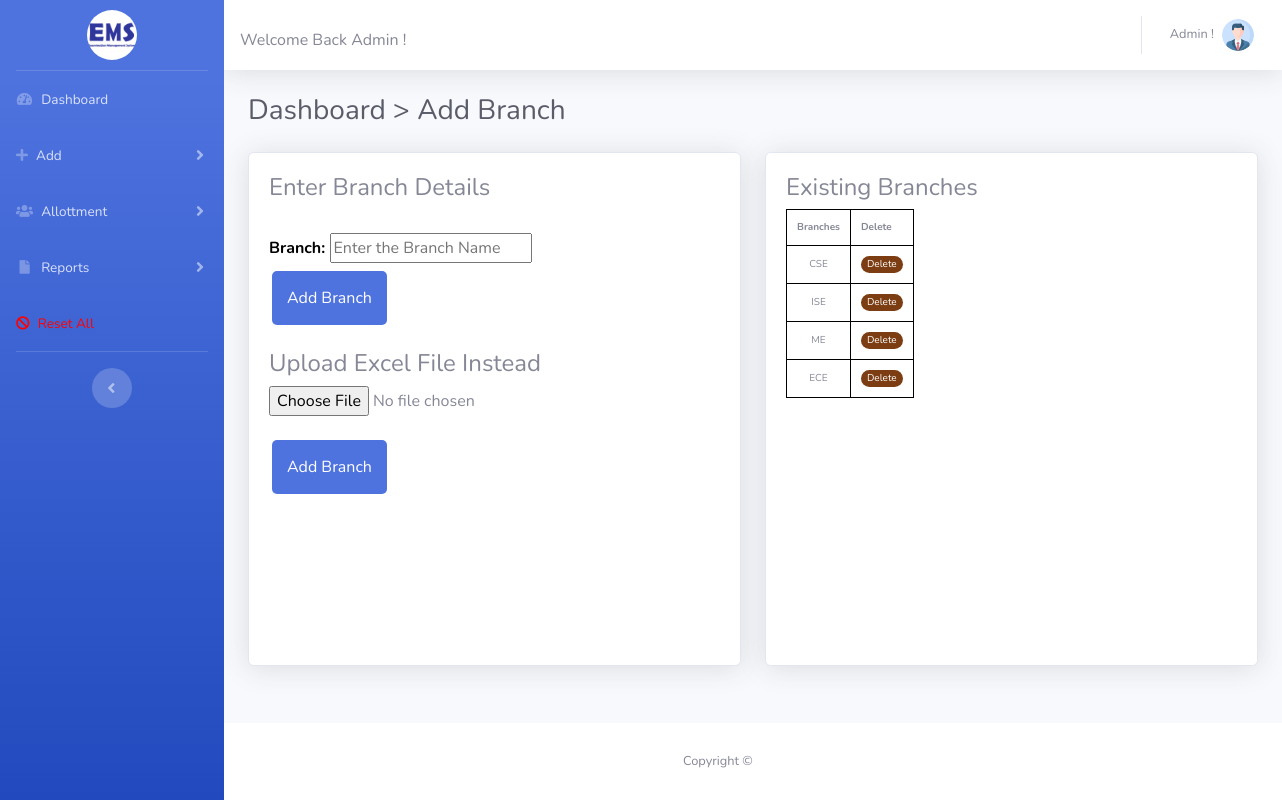
/addbranch.php (signed in), run on the app's committed database.
### tables this page shows
CREATE TABLE `branches` (
  `id` int(11) NOT NULL,
  `branch` varchar(255) NOT NULL
);

### addbranch.php (the view, shortened to what this page needs)
<?php
    include_once('addbranchxl.php');
    if (strlen($_SESSION['userid']==0)) {
    header('location:logout.php');
    }
    else
    {
?>
<!DOCTYPE html>
<html lang="en">
<head>
    <link href="vendor/fontawesome-free/css/all.min.css" rel="stylesheet" type="text/css">
    <link href="css/sb-admin-2.min.css" rel="stylesheet">
</head>
<body id="page-top">
    <div id="wrapper">
    <div style="z-index:1;">
    <div id="sb">
            <?php include_once('includes/sidebar.php');?>
        </div>
    </div>
        <div id="content-wrapper" class="d-flex flex-column">
            <div id="content">
                <?php include_once('includes/topbar.php');?>
                <div class="container-fluid" id="myModal">
                    <h1 class="h3 mb-4 text-gray-800">Dashboard > Add Branch</h1>
                    <div class="row">
                        <div class="col-lg-6">
                            <div class="card shadow mb-4">
                                <div class="card-body sc">
                                    <div class="form-group">
                                        <form method="post">
                                            <h4>Enter Branch Details</h4><br>
                                            <label>Branch: <input type="text" name="branch" placeholder="Enter the Branch Name" /></label><br>
                                            <input type="submit" name="add" value="Add Branch" id="add" class="mybtn"/><br>
                                        </form>
                                        <br>
                                        <h4>Upload Excel File Instead</h4>
                                        <form method="POST" enctype="multipart/form-data">
                                            <input type="file" name="file">
                                            <br><br>
                                            <input type="submit" name="addbranch" value="Add Branch" class="mybtn">
                                        </form>
                                    </div>
                                </div>
                            </div>
                        </div>
                        <div class="col-lg-6">
                            <div class="card shadow mb-4">
                                <div class="card-body sc">
                                    <div class="form-group">
                                        <form method="post">
                                            <h4>Existing Branches</h4>
                                            <table style="border-collapse: collapse; font-size:x-small;">
                                                <tr><th style="border:1px solid black; padding:10px;">Branches</th>
                                                <th style="border:1px solid black; padding:10px;">Delete</th></tr>
                                                <?php
                                                    $branch=mysqli_query($con,"SELECT * FROM branches");
                                                    while($ebranch = mysqli_fetch_assoc($branch))
                                                    {
                                                        echo'<tr> <td style="border:1px solid black; padding:10px;">'.$ebranch['branch'].'</td>';
                                                        echo '<td style="border:1px solid black; padding:10px;"><button name="delete" id="delete" class="del" value="'.$ebranch['id'].'">Delete</button></td></tr>';
                                                    }
                                                ?>
                                            </table>
                                        </form>
                                    </div>
                                </div>
                            </div>
                        </div>
                    </div>
                </div>
            </div>
           <div style="  position: absolute; left:6%; bottom:0; z-index:0; width:100%;">
                <?php include_once('includes/footer.php');?>
            </div>
        </div>
    </div>
</body>
</html>
<?php } ?>

### addbranch.php (style rules this page uses)
.sc { height:32em; overflow-y: scroll; }
.del { background:#7b3d11; color:white;border:none;border-radius:15px; width:100%;height:150%; }

### includes/sidebar.php (style rules this page uses)
body { overflow-x:hidden; }
label { font-size:16px; font-weight:bold; color:#000; }
.mybtn { width:auto;padding:15px; border-radius:5px; margin-left:3px;color:#fff; background-color:#4e73df;border:none; }
td { text-align:center; }

### data on the page
branches: branch "CSE", $ebranch['id'] 1 (drawn)
branches: branch "ISE", $ebranch['id'] 2 (drawn)
branches: branch "ME", $ebranch['id'] 3 (drawn)
branches: branch "ECE", $ebranch['id'] 4 (drawn)
